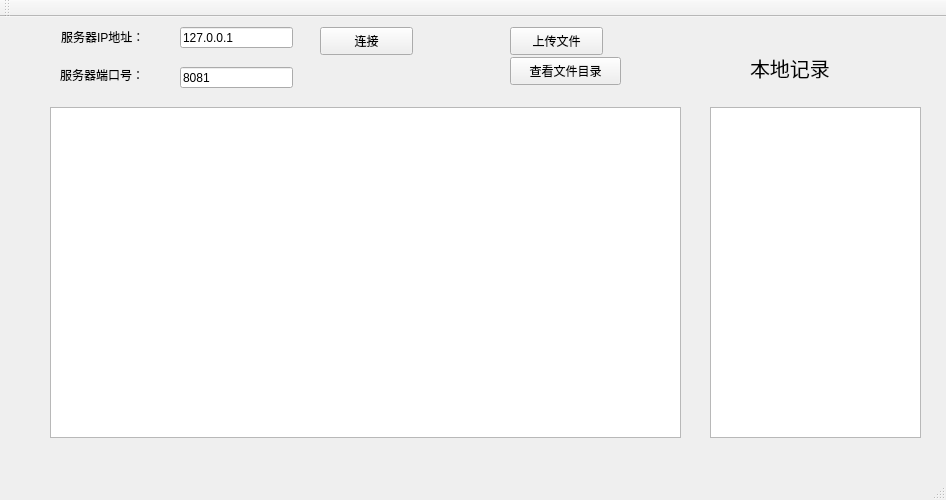
<?xml version="1.0" encoding="UTF-8"?>
<ui version="4.0">
 <class>MainWindow</class>
 <widget class="QMainWindow" name="MainWindow">
  <property name="geometry">
   <rect>
    <x>0</x>
    <y>0</y>
    <width>946</width>
    <height>500</height>
   </rect>
  </property>
  <property name="windowTitle">
   <string>MainWindow</string>
  </property>
  <widget class="QWidget" name="centralWidget">
   <widget class="QPushButton" name="pushButton_2">
    <property name="geometry">
     <rect>
      <x>510</x>
      <y>40</y>
      <width>111</width>
      <height>28</height>
     </rect>
    </property>
    <property name="text">
     <string>查看文件目录</string>
    </property>
   </widget>
   <widget class="QTableWidget" name="tableWidget">
    <property name="geometry">
     <rect>
      <x>50</x>
      <y>90</y>
      <width>631</width>
      <height>331</height>
     </rect>
    </property>
    <property name="editTriggers">
     <set>QAbstractItemView::NoEditTriggers</set>
    </property>
    <property name="selectionBehavior">
     <enum>QAbstractItemView::SelectRows</enum>
    </property>
   </widget>
   <widget class="QLabel" name="label">
    <property name="geometry">
     <rect>
      <x>61</x>
      <y>10</y>
      <width>111</width>
      <height>20</height>
     </rect>
    </property>
    <property name="text">
     <string>服务器IP地址：</string>
    </property>
   </widget>
   <widget class="QLineEdit" name="lineEdit">
    <property name="geometry">
     <rect>
      <x>180</x>
      <y>10</y>
      <width>113</width>
      <height>21</height>
     </rect>
    </property>
    <property name="text">
     <string>127.0.0.1</string>
    </property>
   </widget>
   <widget class="QLabel" name="label_2">
    <property name="geometry">
     <rect>
      <x>60</x>
      <y>50</y>
      <width>101</width>
      <height>16</height>
     </rect>
    </property>
    <property name="text">
     <string>服务器端口号：</string>
    </property>
   </widget>
   <widget class="QLineEdit" name="lineEdit_2">
    <property name="geometry">
     <rect>
      <x>180</x>
      <y>50</y>
      <width>113</width>
      <height>21</height>
     </rect>
    </property>
    <property name="text">
     <string>8081</string>
    </property>
   </widget>
   <widget class="QPushButton" name="pushButton">
    <property name="geometry">
     <rect>
      <x>320</x>
      <y>10</y>
      <width>93</width>
      <height>28</height>
     </rect>
    </property>
    <property name="text">
     <string>连接</string>
    </property>
   </widget>
   <widget class="QTextEdit" name="textEdit">
    <property name="geometry">
     <rect>
      <x>710</x>
      <y>90</y>
      <width>211</width>
      <height>331</height>
     </rect>
    </property>
   </widget>
   <widget class="QPushButton" name="pushButton_3">
    <property name="geometry">
     <rect>
      <x>510</x>
      <y>10</y>
      <width>93</width>
      <height>28</height>
     </rect>
    </property>
    <property name="text">
     <string>上传文件</string>
    </property>
   </widget>
   <widget class="QLabel" name="label_3">
    <property name="geometry">
     <rect>
      <x>750</x>
      <y>30</y>
      <width>121</width>
      <height>41</height>
     </rect>
    </property>
    <property name="font">
     <font>
      <pointsize>15</pointsize>
     </font>
    </property>
    <property name="text">
     <string>本地记录</string>
    </property>
   </widget>
  </widget>
  <widget class="QMenuBar" name="menuBar">
   <property name="geometry">
    <rect>
     <x>0</x>
     <y>0</y>
     <width>946</width>
     <height>26</height>
    </rect>
   </property>
  </widget>
  <widget class="QToolBar" name="mainToolBar">
   <attribute name="toolBarArea">
    <enum>TopToolBarArea</enum>
   </attribute>
   <attribute name="toolBarBreak">
    <bool>false</bool>
   </attribute>
  </widget>
  <widget class="QStatusBar" name="statusBar"/>
 </widget>
 <layoutdefault spacing="6" margin="11"/>
 <resources/>
 <connections/>
</ui>
